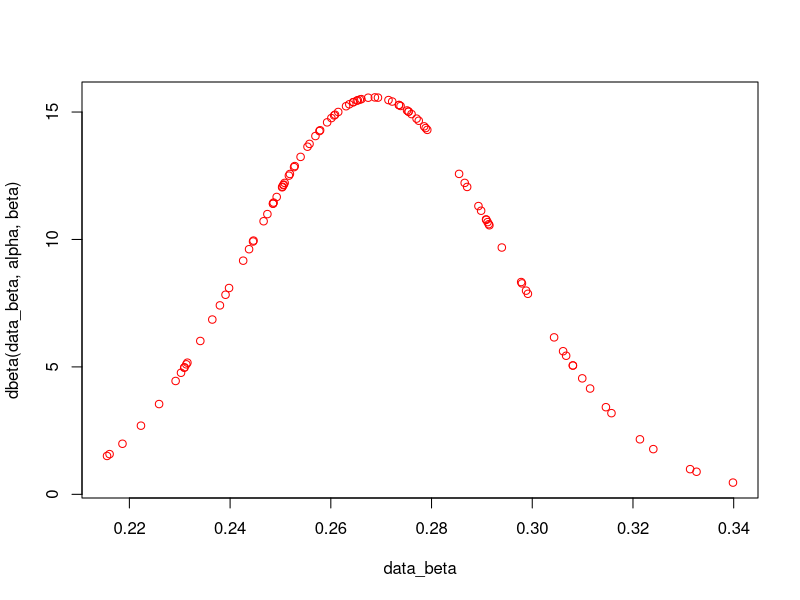
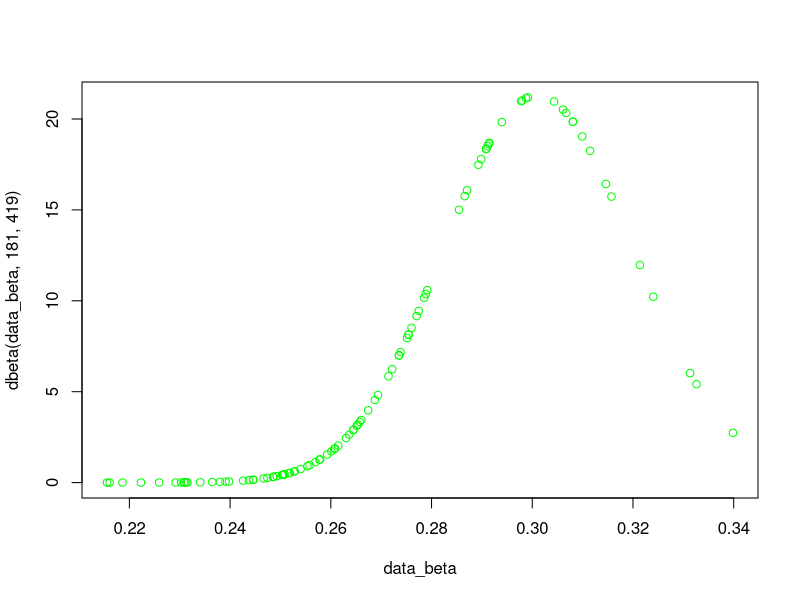

Here is the R script that generated these plots, in order:
#beta distribution

alpha <- 81
beta <- 219

data_beta <- rbeta(100, alpha, beta)
plot(data_beta, dbeta(data_beta, alpha, beta), col='red')


#new 300 n added. success 100, miss 200
plot(data_beta, dbeta(data_beta, 181, 419), col='green')

theta_p <- rbeta(1e6,0.1,14.9)
theta_t <- rbeta(1e6, 1.1,18.9)
mean(theta_t>theta_p)

h <- function(alpha_a, beta_a,
              alpha_b, beta_b) {
    j <- seq.int(0, round(alpha_b) - 1)
    log_vals <- (lbeta(alpha_a + j, beta_a + beta_b) - log(beta_b + j) -
                     lbeta(1 + j, beta_b) - lbeta(alpha_a, beta_a))
    1 - sum(exp(log_vals))
}
h(0.1,14.9,1.1,18.9)
